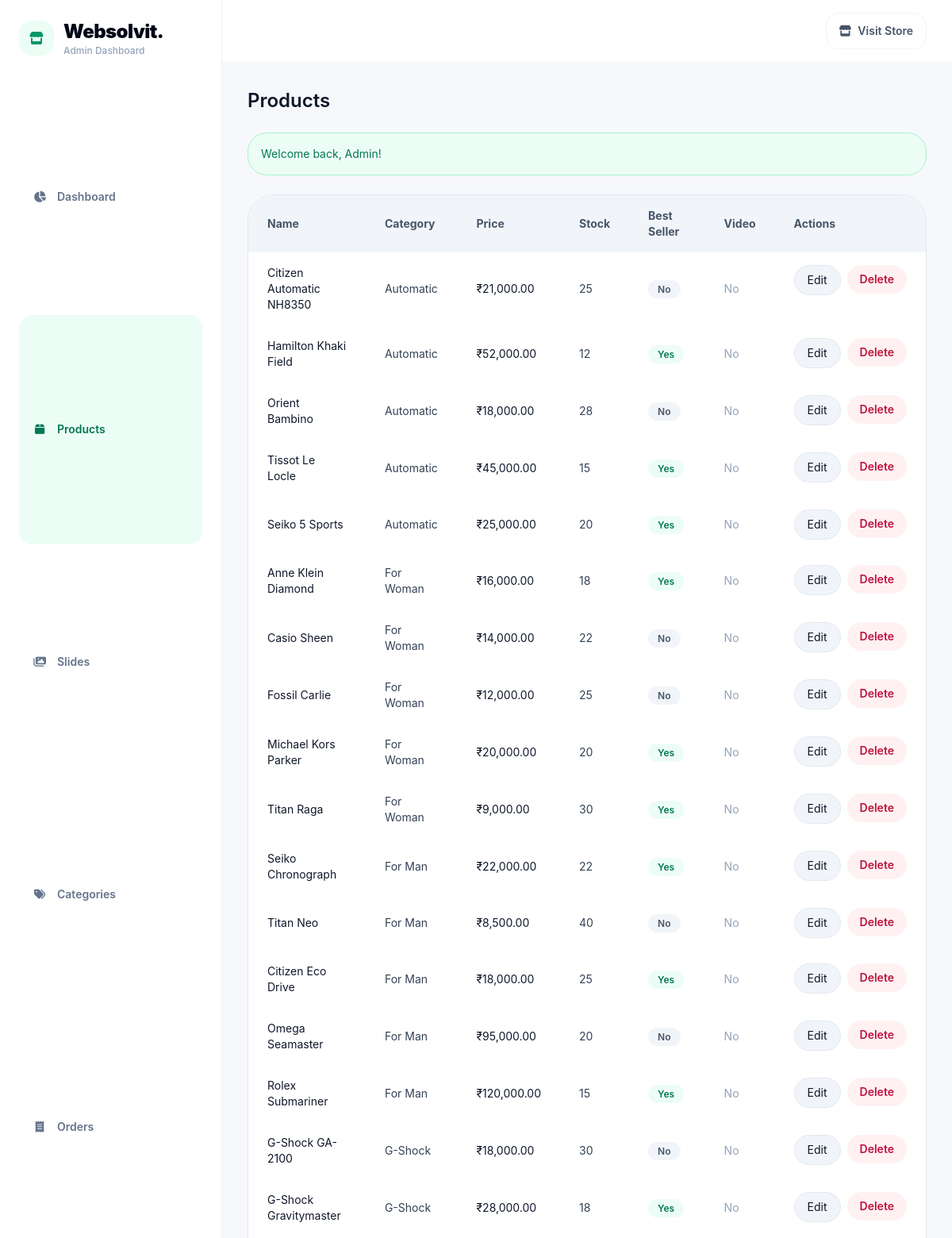
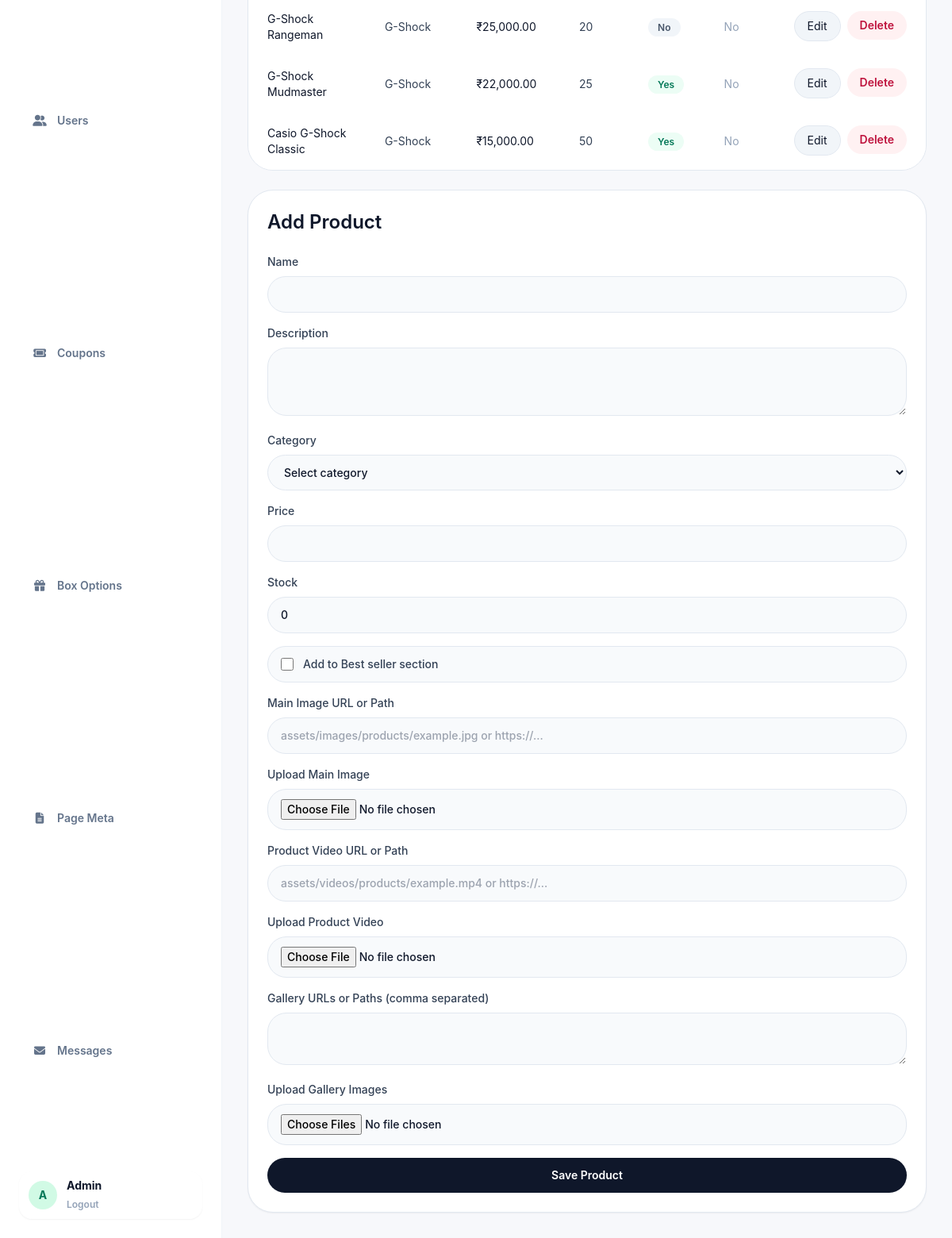
/admin/products.php (signed in), run on the app's committed database (2 pictures, top to bottom).
### tables this page shows
CREATE TABLE IF NOT EXISTS users (
    id INT AUTO_INCREMENT PRIMARY KEY,
    name VARCHAR(120) NOT NULL,
    phone VARCHAR(20) DEFAULT NULL,
    email VARCHAR(150) NOT NULL UNIQUE,
    password VARCHAR(255) NOT NULL,
    role ENUM('user','admin') NOT NULL DEFAULT 'user',
    created_at TIMESTAMP DEFAULT CURRENT_TIMESTAMP
);

CREATE TABLE IF NOT EXISTS products (
    id INT AUTO_INCREMENT PRIMARY KEY,
    name VARCHAR(150) NOT NULL,
    description TEXT,
    category INT DEFAULT NULL,
    price DECIMAL(10,2) NOT NULL DEFAULT 0.00,
    offer_price DECIMAL(10,2) NOT NULL DEFAULT 0.00,
    stock INT NOT NULL DEFAULT 0,
    is_best_seller TINYINT(1) NOT NULL DEFAULT 0,
    images VARCHAR(255) DEFAULT NULL,
    gallery LONGTEXT DEFAULT NULL,
    created_at TIMESTAMP DEFAULT CURRENT_TIMESTAMP,
    FOREIGN KEY (category) REFERENCES categories(id) ON DELETE SET NULL
);

CREATE TABLE IF NOT EXISTS categories (
    id INT AUTO_INCREMENT PRIMARY KEY,
    name VARCHAR(120) NOT NULL,
    category_image VARCHAR(255) DEFAULT NULL,
    created_at TIMESTAMP DEFAULT CURRENT_TIMESTAMP
);

### includes/functions.php (called while the page is built, shortened)
<?php
require_once __DIR__ . '/db.php';
function sanitize($value) {
    return htmlspecialchars(trim($value), ENT_QUOTES, 'UTF-8');
}
function isLoggedIn() {
    return !empty($_SESSION['user_id']);
}
function getCurrentUser() {
    global $pdo;
    $stmt = $pdo->prepare('SELECT id, name, email FROM users WHERE id = ?');
    $stmt->execute([$_SESSION['user_id']]);
    return $stmt->fetch();
}
function flash($key, $message = null) {
    if ($message === null) {
        if (!empty($_SESSION['flash'][$key])) {
            $msg = $_SESSION['flash'][$key];
            return $msg;
        }
        return null;
    }
}

### admin/products.php (the view, shortened to what this page needs)
<?php
require_once __DIR__ . '/../includes/functions.php';
$product = null;
$products = $pdo->query('SELECT p.*, c.name AS category_name FROM products p LEFT JOIN categories c ON p.category = c.id ORDER BY p.id DESC')->fetchAll();
require_once __DIR__ . '/_header.php';
?>
<div class="grid gap-6 xl:grid-cols-[2fr_1fr]">
    <div>
        <h2 class="text-2xl font-semibold text-slate-900">Products</h2>
        <?php if ($msg = flash('success')): ?><div class="mt-6 rounded-3xl border border-emerald-200 bg-emerald-50 p-4 text-sm text-emerald-700"><?= sanitize($msg) ?></div><?php endif; ?>
        <div class="mt-6 overflow-hidden rounded-[2rem] border border-slate-200">
            <table class="w-full border-separate border-spacing-0 text-left text-sm">
                <thead class="bg-slate-100 text-slate-600">
                    <tr>
                        <th class="px-6 py-4">Name</th>
                        <th class="px-6 py-4">Category</th>
                        <th class="px-6 py-4">Price</th>
                        <th class="px-6 py-4">Stock</th>
                        <th class="px-6 py-4">Best Seller</th>
                        <th class="px-6 py-4">Video</th>
                        <th class="px-6 py-4">Actions</th>
                    </tr>
                </thead>
                <tbody>
                    <?php foreach ($products as $item): ?>
                        <tr class="border-t border-slate-200 bg-white">
                            <td class="px-6 py-4 text-slate-900"><?= sanitize($item['name']) ?></td>
                            <td class="px-6 py-4 text-slate-700"><?= sanitize($item['category_name'] ?? 'Uncategorized') ?></td>
                            <td class="px-6 py-4 text-slate-900">₹<?= number_format($item['price'], 2) ?></td>
                            <td class="px-6 py-4 text-slate-700"><?= (int)$item['stock'] ?></td>
                            <td class="px-6 py-4">
                                <?php if (!empty($item['is_best_seller'])): ?>
                                    <span class="rounded-full bg-emerald-50 px-3 py-1 text-xs font-semibold text-emerald-700">Yes</span>
                                <?php else: ?>
                                    <span class="rounded-full bg-slate-100 px-3 py-1 text-xs font-semibold text-slate-600">No</span>
                                <?php endif; ?>
                            </td>
                            <td class="px-6 py-4">
                                <?php
                                $stmt = $pdo->prepare('SELECT file_path FROM products_video WHERE product_id = ? ORDER BY id DESC LIMIT 1');
                                $stmt->execute([(int)$item['id']]);
                                $videoPath = $stmt->fetchColumn();
                                ?>
                                <?php if ($videoPath): ?>
                                    <a href="<?= sanitize(resolveAssetUrl($videoPath)) ?>" target="_blank" class="text-emerald-700 underline">View</a>
                                <?php else: ?>
                                    <span class="text-slate-400">No</span>
                                <?php endif; ?>
                            </td>
                            <td class="px-6 py-4 space-x-2 flex">
                                <a class="inline-flex rounded-full border border-slate-200 bg-slate-100 px-4 py-2 text-sm text-slate-900 hover:bg-slate-50" href="<?= BASE_URL ?>/admin/products.php?action=edit&id=<?= $item['id'] ?>">Edit</a>
                                <form class="inline" method="post" onsubmit="return confirm('Delete this product?');">
                                    <button class="inline-flex rounded-full bg-rose-50 px-4 py-2 text-sm font-semibold text-rose-700 hover:bg-rose-100">Delete</button>
                                </form>
                            </td>
                        </tr>
                    <?php endforeach; ?>
                </tbody>
            </table>
        </div>
    </div>
    <aside class="rounded-[2rem] border border-slate-200 bg-white p-6 shadow-sm">
        <h2 class="text-2xl font-semibold text-slate-900"><?= $product ? 'Edit Product' : 'Add Product' ?></h2>
        <form method="post" enctype="multipart/form-data" class="mt-6 space-y-4">
            <label class="block text-sm font-medium text-slate-700">Name<input name="name" value="<?= sanitize($product['name'] ?? '') ?>" required class="mt-2 w-full rounded-3xl border border-slate-200 bg-slate-50 px-4 py-3 text-slate-900 outline-none focus:border-slate-900" /></label>
            <label class="block text-sm font-medium text-slate-700">Description<textarea name="description" rows="3" class="mt-2 w-full rounded-3xl border border-slate-200 bg-slate-50 px-4 py-3 text-slate-900 outline-none focus:border-slate-900"><?= sanitize($product['description'] ?? '') ?></textarea></label>
            <label class="block text-sm font-medium text-slate-700">Category<select name="category" class="mt-2 w-full rounded-3xl border border-slate-200 bg-slate-50 px-4 py-3 text-slate-900 outline-none focus:border-slate-900">
                <option value="0">Select category</option>
            </select></label>
            <label class="block text-sm font-medium text-slate-700">Price<input type="number" step="0.01" name="price" value="<?= sanitize($product['price'] ?? '') ?>" required class="mt-2 w-full rounded-3xl border border-slate-200 bg-slate-50 px-4 py-3 text-slate-900 outline-none focus:border-slate-900" /></label>
            <label class="block text-sm font-medium text-slate-700">Stock<input type="number" name="stock" value="<?= sanitize($product['stock'] ?? '0') ?>" required class="mt-2 w-full rounded-3xl border border-slate-200 bg-slate-50 px-4 py-3 text-slate-900 outline-none focus:border-slate-900" /></label>
            <label class="flex items-center gap-3 rounded-3xl border border-slate-200 bg-slate-50 px-4 py-3 text-sm font-medium text-slate-700">
                <input type="checkbox" name="is_best_seller" value="1" <?= !empty($product['is_best_seller']) ? 'checked' : '' ?> class="h-4 w-4 rounded border-slate-300 text-slate-900 focus:ring-slate-900">
                Add to Best seller section
            </label>
            <label class="block text-sm font-medium text-slate-700">Main Image URL or Path<input name="images" value="<?= sanitize($product['images'] ?? '') ?>" placeholder="assets/images/products/example.jpg or https://..." class="mt-2 w-full rounded-3xl border border-slate-200 bg-slate-50 px-4 py-3 text-slate-900 outline-none focus:border-slate-900" /></label>
            <label class="block text-sm font-medium text-slate-700">Upload Main Image<input type="file" name="main_image_file" accept="image/png,image/jpeg,image/webp" class="mt-2 w-full rounded-3xl border border-slate-200 bg-slate-50 px-4 py-3 text-sm text-slate-900 outline-none focus:border-slate-900" /></label>
            <label class="block text-sm font-medium text-slate-700">Product Video URL or Path<input name="video_path" value="<?= sanitize($product['video_path'] ?? '') ?>" placeholder="assets/videos/products/example.mp4 or https://..." class="mt-2 w-full rounded-3xl border border-slate-200 bg-slate-50 px-4 py-3 text-slate-900 outline-none focus:border-slate-900" /></label>
            <label class="block text-sm font-medium text-slate-700">Upload Product Video<input type="file" name="product_video_file" accept="video/mp4,video/webm,video/quicktime,video/x-m4v" class="mt-2 w-full rounded-3xl border border-slate-200 bg-slate-50 px-4 py-3 text-sm text-slate-900 outline-none focus:border-slate-900" /></label>
            <label class="block text-sm font-medium text-slate-700">Gallery URLs or Paths (comma separated)<textarea name="gallery" rows="2" class="mt-2 w-full rounded-3xl border border-slate-200 bg-slate-50 px-4 py-3 text-slate-900 outline-none focus:border-slate-900"><?= sanitize(implode(', ', json_decode($product['gallery'] ?? '[]', true) ?: [])) ?></textarea></label>
            <label class="block text-sm font-medium text-slate-700">Upload Gallery Images<input type="file" name="gallery_files[]" accept="image/png,image/jpeg,image/webp" multiple class="mt-2 w-full rounded-3xl border border-slate-200 bg-slate-50 px-4 py-3 text-sm text-slate-900 outline-none focus:border-slate-900" /></label>
            <button class="inline-flex w-full items-center justify-center rounded-3xl bg-slate-900 px-6 py-3 text-sm font-semibold text-white hover:bg-slate-800">Save Product</button>
        </form>
    </aside>
</div>
<?php require_once __DIR__ . '/_footer.php'; ?>

### admin/_header.php (shortened to what this page needs)
<?php
require_once __DIR__ . '/../includes/functions.php';
$currentUser = getCurrentUser();
$adminName = sanitize(is_array($currentUser) && !empty($currentUser['name']) ? $currentUser['name'] : 'Admin');
$currentAdminPage = basename($_SERVER['SCRIPT_NAME'] ?? '');
$adminNavItems = [
    ['dashboard.php', 'Dashboard', 'fa-solid fa-chart-pie'],
    ['products.php', 'Products', 'fa-solid fa-box'],
    ['slides.php', 'Slides', 'fa-solid fa-images'],
    ['categories.php', 'Categories', 'fa-solid fa-tags'],
    ['orders.php', 'Orders', 'fa-solid fa-receipt'],
    ['users.php', 'Users', 'fa-solid fa-user-group'],
    ['coupons.php', 'Coupons', 'fa-solid fa-ticket'],
    ['box-options.php', 'Box Options', 'fa-solid fa-gift'],
    ['page-meta.php', 'Page Meta', 'fa-solid fa-file-lines'],
    ['messages.php', 'Messages', 'fa-solid fa-envelope'],
];
?>
<!DOCTYPE html>
<html lang="en">
<head>
    <script src="https://cdn.tailwindcss.com"></script>
    <link rel="stylesheet" href="https://cdnjs.cloudflare.com/ajax/libs/font-awesome/6.5.2/css/all.min.css" />
</head>
<body class="min-h-screen bg-[#f7f8fb] text-slate-900 font-body">
    <div class="min-h-screen lg:grid lg:grid-cols-[280px_1fr]">
        <aside class="border-r border-slate-100 bg-white lg:sticky lg:top-0 lg:h-screen">
            <div class="flex h-full flex-col p-6">
                <a href="<?= BASE_URL ?>/admin/dashboard.php" class="flex items-center gap-3">
                    <span class="flex h-11 w-11 items-center justify-center rounded-2xl bg-emerald-50 text-emerald-600">
                        <i class="fa-solid fa-store"></i>
                    </span>
                    <span>
                        <span class="block text-2xl font-black tracking-tight text-slate-950">Websolvit.</span>
                        <span class="block text-xs font-medium text-slate-400">Admin Dashboard</span>
                    </span>
                </a>
                <nav class="flex-1 overflow-y-auto mt-8 grid gap-1 text-sm font-semibold text-slate-500">
                    <?php foreach ($adminNavItems as $item): ?>
                        <?php $isActiveAdminItem = $currentAdminPage === $item[0]; ?>
                        <a href="<?= BASE_URL ?>/admin/<?= $item[0] ?>" class="flex items-center gap-3 rounded-2xl px-4 py-3 transition <?= $isActiveAdminItem ? 'bg-emerald-50 text-emerald-700' : 'hover:bg-slate-50 hover:text-slate-900' ?>">
                            <i class="<?= $item[2] ?> w-5 text-center text-sm"></i>
                            <span><?= sanitize($item[1]) ?></span>
                        </a>
                    <?php endforeach; ?>
                </nav>
                <div class="flex items-center gap-3 rounded-2xl bg-white px-3 py-2 shadow-sm mt-2">
                        <div class="flex h-9 w-9 items-center justify-center rounded-full bg-emerald-100 text-sm font-bold text-emerald-700">
                            <?= sanitize(strtoupper(substr($adminName, 0, 1))) ?>
                        </div>
                        <div class="hidden sm:block">
                            <p class="text-sm font-bold text-slate-900"><?= $adminName ?></p>
                            <a href="<?= BASE_URL ?>/admin/logout.php" class="text-xs font-semibold text-slate-400 hover:text-rose-500">Logout</a>
                        </div>
                    </div>
            </div>
        </aside>
        <div class="min-w-0">
            <header class="sticky top-0 z-30 border-b border-slate-100 bg-white">
                <div class="flex gap-4 px-4 py-4 sm:px-6 flex-row items-center justify-end lg:px-8">
                    <a href="<?= BASE_URL ?>/" target="_blank" class="hidden rounded-2xl flex items-center border border-slate-100 bg-white px-4 py-3 text-sm font-semibold text-slate-600 flex gap-2 hover:text-slate-950 sm:inline-flex"><i class="fa-solid fa-store"></i>Visit Store</a>
                </div>
            </header>
            <main class="px-4 py-8 sm:px-6 lg:px-8">

### data on the page
users: name "A", name "Admin"
products: name "Citizen Automatic NH8350", category.name "Automatic", price "21,000.00", stock "25", is_best_seller "No"
products: name "Hamilton Khaki Field", category.name "Automatic", price "52,000.00", stock "12", is_best_seller "Yes"
products: name "Orient Bambino", category.name "Automatic", price "18,000.00", stock "28", is_best_seller "No"
products: name "Tissot Le Locle", category.name "Automatic", price "45,000.00", stock "15", is_best_seller "Yes"
products: name "Seiko 5 Sports", category.name "Automatic", price "25,000.00", stock "20", is_best_seller "Yes"
products: name "Anne Klein Diamond", category.name "For Woman", price "16,000.00", stock "18", is_best_seller "Yes"
products: name "Casio Sheen", category.name "For Woman", price "14,000.00", stock "22", is_best_seller "No"
products: name "Fossil Carlie", category.name "For Woman", price "12,000.00", stock "25", is_best_seller "No"
products: name "Michael Kors Parker", category.name "For Woman", price "20,000.00", stock "20", is_best_seller "Yes"
products: name "Titan Raga", category.name "For Woman", price "9,000.00", stock "30", is_best_seller "Yes"
products: name "Seiko Chronograph", category.name "For Man", price "22,000.00", stock "22", is_best_seller "Yes"
products: name "Titan Neo", category.name "For Man", price "8,500.00", stock "40", is_best_seller "No"
products: name "Citizen Eco Drive", category.name "For Man", price "18,000.00", stock "25", is_best_seller "Yes"
products: name "Omega Seamaster", category.name "For Man", price "95,000.00", stock "20", is_best_seller "No"
products: name "Rolex Submariner", category.name "For Man", price "120,000.00", stock "15", is_best_seller "Yes"
products: name "G-Shock GA-2100", category.name "G-Shock", price "18,000.00", stock "30", is_best_seller "No"
products: name "G-Shock Gravitymaster", category.name "G-Shock", price "28,000.00", stock "18", is_best_seller "Yes"
products: name "G-Shock Rangeman", category.name "G-Shock", price "25,000.00", stock "20", is_best_seller "No"
products: name "G-Shock Mudmaster", category.name "G-Shock", price "22,000.00", stock "25", is_best_seller "Yes"
products: name "Casio G-Shock Classic", category.name "G-Shock", price "15,000.00", stock "50", is_best_seller "Yes"

### other printed values
$item[1] "Dashboard"
$item[1] "Products"
$item[1] "Slides"
$item[1] "Categories"
$item[1] "Orders"
$item[1] "Users"
$item[1] "Coupons"
$item[1] "Box Options"
$item[1] "Page Meta"
$item[1] "Messages"
$msg "Welcome back, Admin!"
